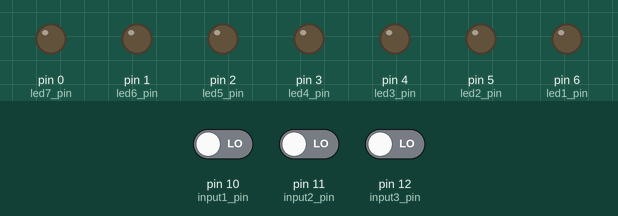
The sketch below on a simulated Arduino Uno, built with avr-gcc and run on an emulated ATmega328P. Parts: output pins drawn as LEDs (lit = HIGH). Inputs (shaded band) come from the test bench; at power-on: pin 10 (input1_pin) LOW, pin 11 (input2_pin) LOW, pin 12 (input3_pin) LOW.

Above: at 1.2 s.
1.3 s: pin 10 (input1_pin) driven HIGH
At 2.1 s:
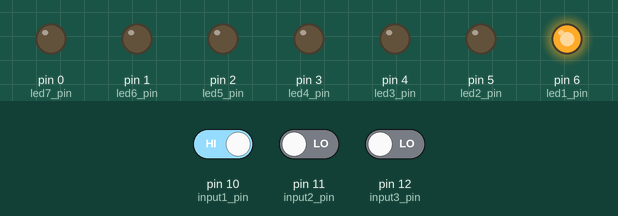
At 7.8 s:
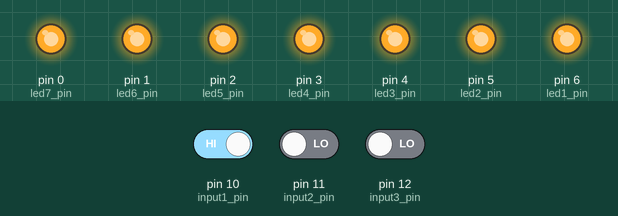
Timing chart, 0 to 9.3 s (numbered marks = the images above; inputs shaded):
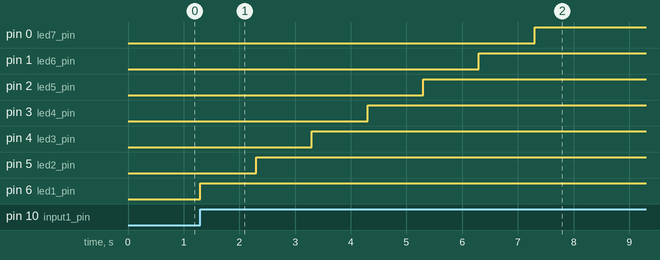

The sketch:

Q1.ino
```cpp
const int led1_pin = 6;
const int led2_pin = 5;
const int led3_pin = 4;
const int led4_pin = 3;
const int led5_pin = 2;
const int led6_pin = 1;
const int led7_pin = 0;


const int input1_pin = 10;
const int input2_pin = 11;
const int input3_pin = 12;

void setup() {
  // put your setup code here, to run once:
  pinMode(led1_pin, OUTPUT);
  pinMode(led2_pin, OUTPUT);
  pinMode(led3_pin, OUTPUT);
  pinMode(led4_pin, OUTPUT);
  pinMode(led5_pin, OUTPUT);
  pinMode(led6_pin, OUTPUT);
  pinMode(led7_pin, OUTPUT);

  pinMode(input1_pin, INPUT);
  pinMode(input2_pin, INPUT);
  pinMode(input3_pin, INPUT);
}

void loop() {
  // put your main code here, to run repeatedly:
  if (digitalRead(input1_pin) == HIGH){
    digitalWrite(led1_pin, HIGH);
    delay(1000);

    digitalWrite(led2_pin, HIGH);
    delay(1000);

    digitalWrite(led3_pin, HIGH);
    delay(1000);

    digitalWrite(led4_pin, HIGH);
    delay(1000);

    digitalWrite(led5_pin, HIGH);
    delay(1000);

    digitalWrite(led6_pin, HIGH);
    delay(1000);

    digitalWrite(led7_pin, HIGH);
    delay(1000);

  }
  else if (digitalRead(input2_pin) == HIGH){
    digitalWrite(led7_pin, HIGH);
    delay(1000);

    digitalWrite(led6_pin, HIGH);
    delay(1000);

    digitalWrite(led5_pin, HIGH);
    delay(1000);

    digitalWrite(led4_pin, HIGH);
    delay(1000);

    digitalWrite(led3_pin, HIGH);
    delay(1000);

    digitalWrite(led2_pin, HIGH);
    delay(1000);

    digitalWrite(led1_pin, HIGH);
    delay(1000);

  }
  else if (digitalRead(input3_pin) == HIGH){
    digitalWrite(led1_pin, LOW);
    digitalWrite(led2_pin, LOW);
    digitalWrite(led3_pin, LOW);
    digitalWrite(led4_pin, LOW);
    digitalWrite(led5_pin, LOW);
    digitalWrite(led6_pin, LOW);
    digitalWrite(led7_pin, LOW);
  }

}
```

Measured:
- after the input at 1.3 s, pin 0 (led7_pin): LOW → HIGH after 6.0 s; pin 1 (led6_pin): LOW → HIGH after 5.0 s; pin 2 (led5_pin): LOW → HIGH after 4.0 s; pin 3 (led4_pin): LOW → HIGH after 3.0 s; pin 4 (led3_pin): LOW → HIGH after 2.0 s
